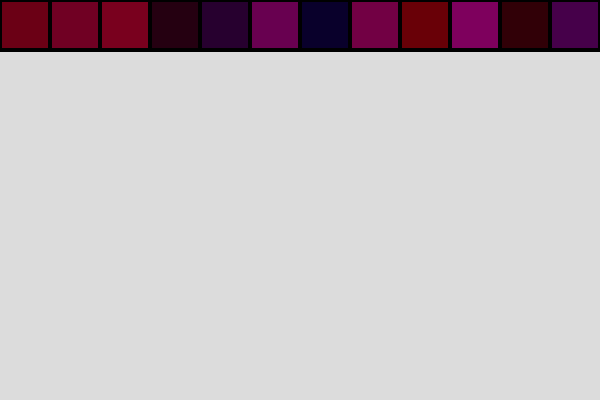
Frame 1 (no input)
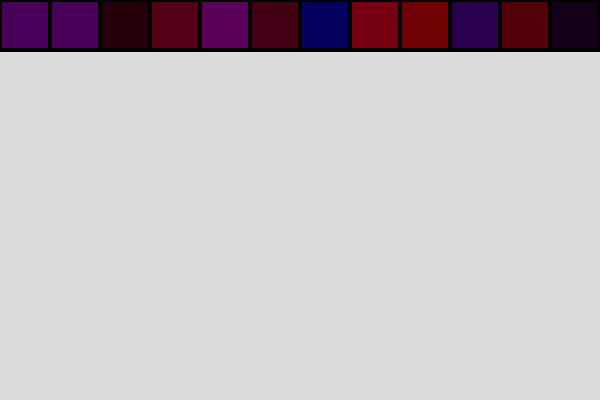
Frame 60 (no input)
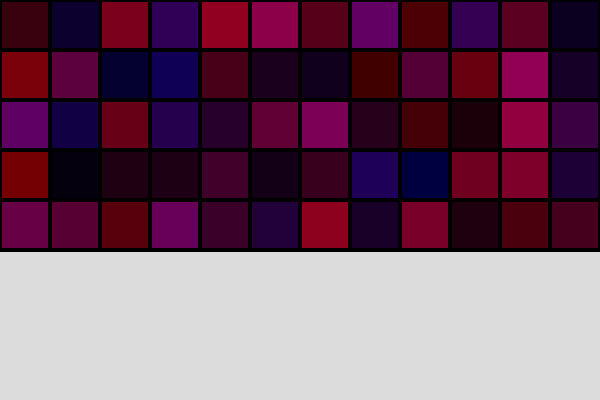
Frame 120 (the mouse pressed at the canvas centre since frame 60)

The p5.js sketch that drew these frames (run headless with seeded random() and noise() and a simulated clock; from frame 60 on, the mouse is pressed at the canvas centre):

// p5.js sketch
// ── sketch.js
function setup() {
  createCanvas(600, 400);  // create canvas
}
 
function draw() {
  background(220); // background color
  strokeWeight(4); 
  stroke(0);
 // var x = 0 to start at point zero
  for (var x = 0; x <= width; x += 50) { // when mouse moved rect move downward
    for (var y = 0; y <= mouseY; y += 50) { //  
    fill(random(150), 0, random(100)); // random color output
    rect(x, y, 50, 50); // rectangle
    }
  }
   
 
   
}
